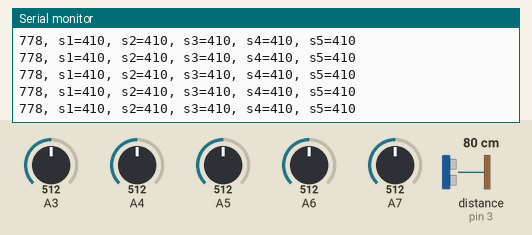
The sketch below on a simulated Arduino Uno, built with avr-gcc and run on an emulated ATmega328P. Parts: the last lines printed to the serial monitor. Wiring (inferred from the names in the program): ultrasonic range finder: trigger pin 8; echo pin 3. The test bench sets the inputs (shaded band); at power-on: distance to the obstacle (sensor on pin 3) 80 cm, A3 = 512, A4 = 512, A5 = 512, A6 = 512, A7 = 512. The echo pulse lasts 58.3 µs per cm.

Above: at 1.2 s.
1.3 s: distance to the obstacle (sensor on pin 3) set to 120 cm
At 1.55 s:
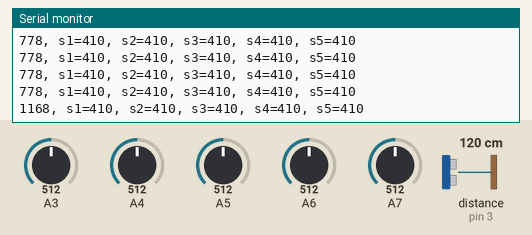
4.3 s: distance to the obstacle (sensor on pin 3) set to 250 cm
At 4.42 s:
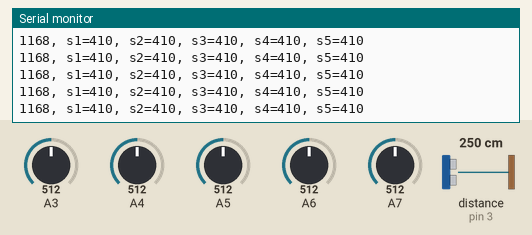
7.3 s: A3 set to 716
At 7.43 s:
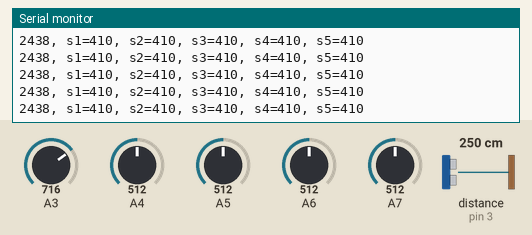
10.3 s: A4 set to 716
At 10.43 s:
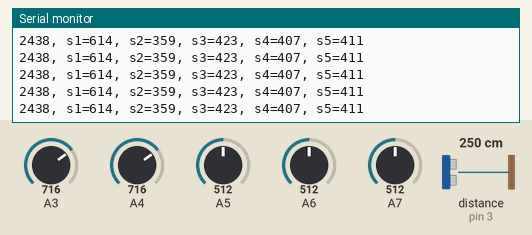
13.3 s: A5 set to 716
At 13.43 s:
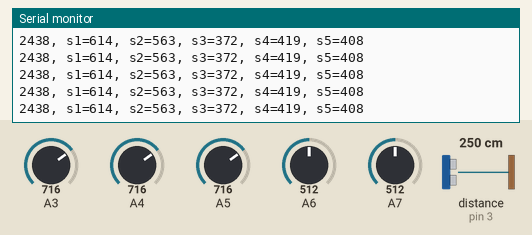
16.3 s: A6 set to 716
At 16.44 s:
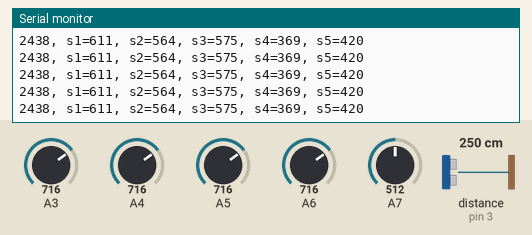
Timing chart, 0 to 18.8 s (numbered marks = the images above; inputs shaded):
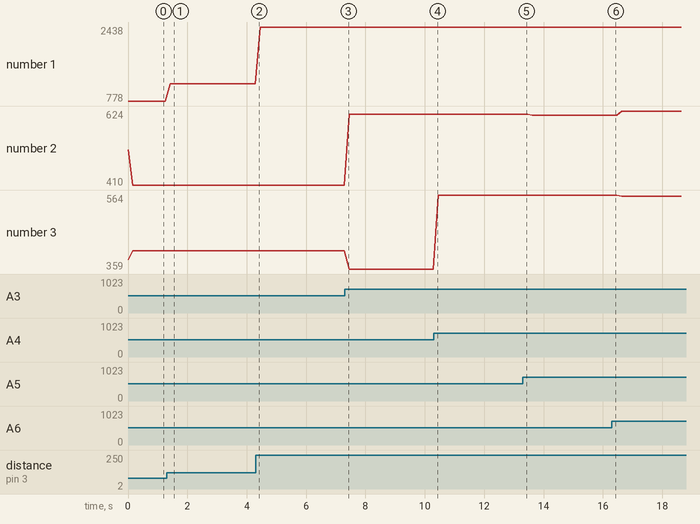

The sketch:

L298N.ino
```cpp
int trigPin = 8;
int echoPin = 3;
int dist1 = 80;
int dist2 = 40;
int dist3 = 20;

void setup() {
  Serial.begin (9600);
  pinMode(trigPin, OUTPUT);
  pinMode(echoPin, INPUT);
}

int adc = 0;

void loop() {
  long duration;

  digitalWrite(trigPin, LOW);
  delayMicroseconds(2);
  digitalWrite(trigPin, HIGH);
  delayMicroseconds(10);
  digitalWrite(trigPin, LOW);
  duration = pulseIn(echoPin, HIGH);
  Serial.print(duration*343/2048);

  Serial.print(", s1="); Serial.print(adc=(analogRead(3)-adc/4));
  Serial.print(", s2="); Serial.print(adc=(analogRead(4)-adc/4));
  Serial.print(", s3="); Serial.print(adc=(analogRead(5)-adc/4));
  Serial.print(", s4="); Serial.print(adc=(analogRead(6)-adc/4));
  Serial.print(", s5="); Serial.print(adc=(analogRead(7)-adc/4));
  Serial.println();
  delay(150);
}
```

Measured:
- after the input at 1.3 s, the serial monitor: prints a new line after 0.12 s (image 1)
- plotted number 1: 778 → 1168 after the input at 1.3 s, 1168 → 2438 after the input at 4.3 s
- plotted number 2: 410 → 614 after the input at 7.3 s, 614 → 611 after the input at 13.3 s, 611 → 624 after the input at 16.3 s
- plotted number 3: 410 → 359 after the input at 7.3 s, 359 → 563 after the input at 10.3 s, 563 → 564 after the input at 13.3 s, 564 → 560 after the input at 16.3 s
